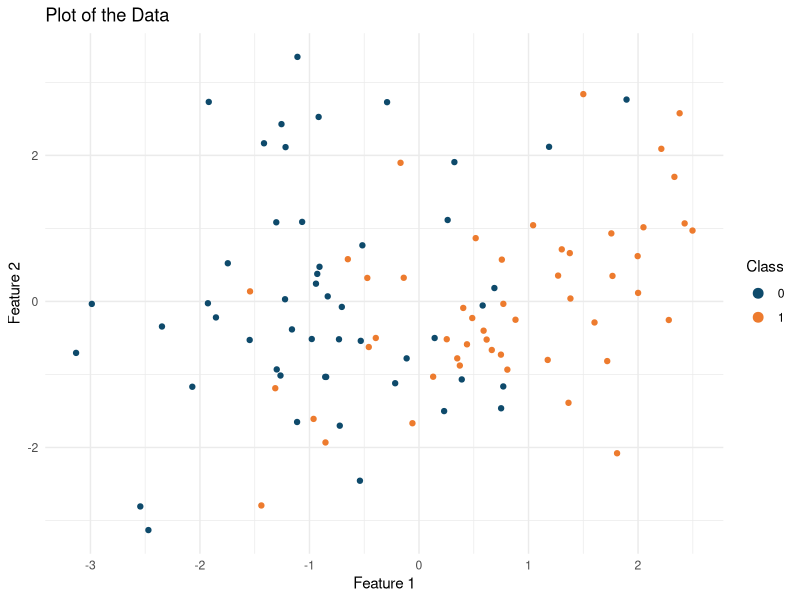
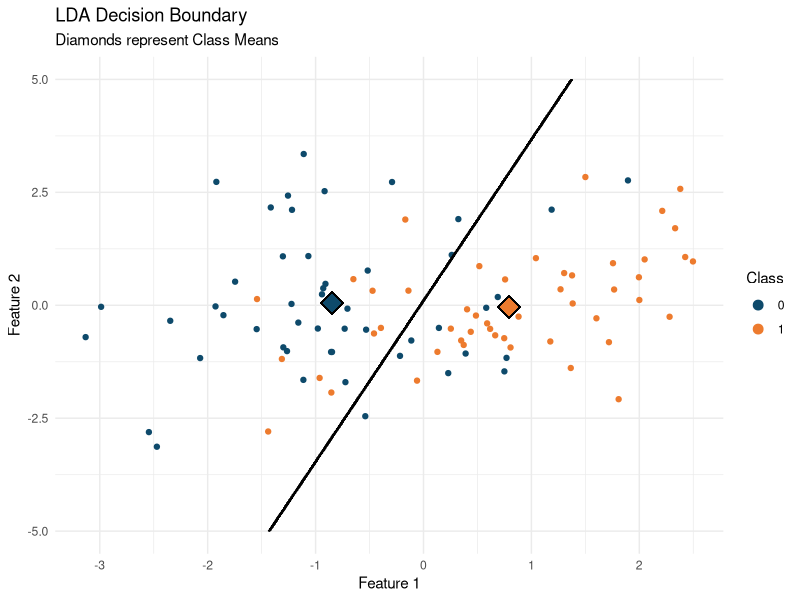

Source code (R) for these figures, in order:
## ---- chunk 1
library(tufte)
library(tidyverse)
# invalidate cache when the tufte version changes
knitr::opts_chunk$set(cache.extra = packageVersion('tufte'))
options(htmltools.dir.version = FALSE)
## ---- chunk 2
# Simulate the data

library(MASS) # For lda() and mvrnorm()
set.seed(100) # Ensure reproducibility

mu1 <- c(-1, 0) # Mean for class 1
mu2 <- c(1, 0)  # Mean for class 2
Sigma <- matrix(c(2, 1, 1, 2), ncol = 2) # Same covariance matrix for both classes

# Generate data
class1 <- mvrnorm(n = 50, mu = mu1, Sigma = Sigma)
class2 <- mvrnorm(n = 50, mu = mu2, Sigma = Sigma)

data <- rbind(class1, class2)
labels <- factor(c(rep(0, 50), rep(1, 50)))
data <- data.frame(data, class = labels)
## ---- chunk 3
ggplot(data, aes(x = X1, y = X2, color = class)) +
  geom_point() + theme_minimal() +
  labs(title = "Plot of the Data",
       x = "Feature 1", y = "Feature 2") +
  scale_color_manual(values = c('#0e4a6b', '#ed7b2e')) +
  guides(color = guide_legend(title = "Class", override.aes = list(size = 3))) 
## ---- chunk 4
# Fit LDA model
lda_fit <- lda(class ~ ., data = data)
## ---- chunk 5
# plot the decision boundary
x <- seq(-5, 5, length.out = 1000)
y <- seq(-5, 5, length.out = 1000)
grid <- expand.grid(X1 = x, X2 = y)
grid$class <- predict(lda_fit, newdata = grid)$class

means <- as.data.frame(lda_fit$means)
means$class <- factor(0:1)
means$size <- 5

ggplot(data, aes(x = X1, y = X2, color = class)) +
  geom_point() + theme_minimal() +
  geom_contour(data = grid, aes(x = X1, y = X2, z = as.numeric(class)), color = "black") +
  geom_point(data = means, aes(x = X1, y = X2), color = 'black', size = 8, shape=18) +
  geom_point(data = means, aes(x = X1, y = X2, color = class), size = 6, shape=18) +
  labs(title = "LDA Decision Boundary",
       subtitle = "Diamonds represent Class Means",
       x = "Feature 1", y = "Feature 2") +
  scale_color_manual(values = c('#0e4a6b', '#ed7b2e')) +
  guides(color = guide_legend(title = "Class", override.aes = list(size = 3))) 
